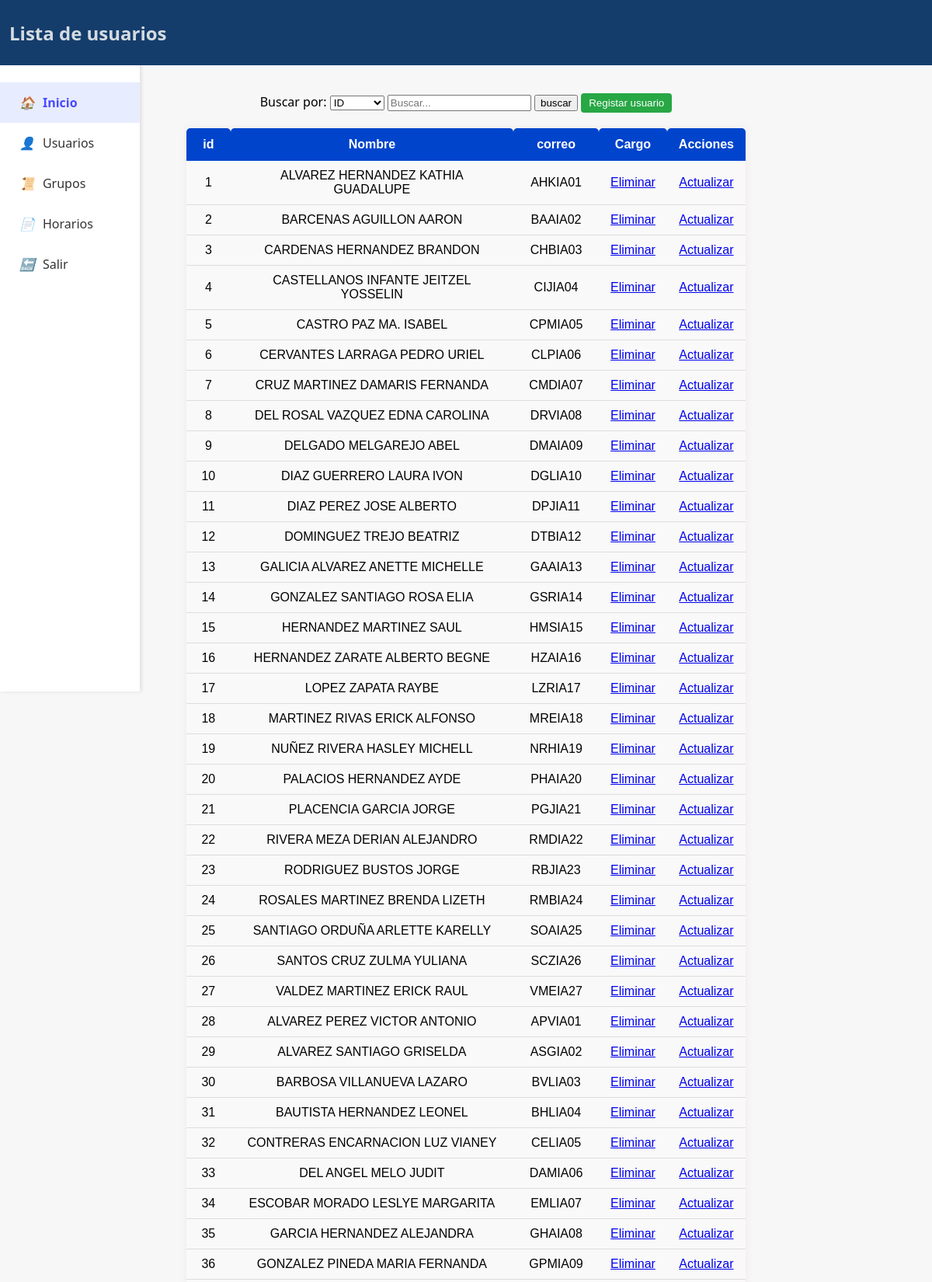
The app's page /prueba.php (upper part) with its own data.
### tables this page shows
CREATE TABLE IF NOT EXISTS `alumnos` (
  `id_alumno` int NOT NULL AUTO_INCREMENT,
  `nombre_completo` varchar(100) NOT NULL,
  `usuario` varchar(20) NOT NULL,
  `contrasena` varchar(255) NOT NULL,
  `id_grupo` int NOT NULL,
  PRIMARY KEY (`id_alumno`),
  UNIQUE KEY `usuario` (`usuario`),
  KEY `id_grupo` (`id_grupo`)
);

### prueba.php (the view, shortened to what this page needs)
<?php
include('conexion.php');
$sql="SELECT id_alumno,nombre_completo, usuario FROM alumnos";
$result=$conn->query($sql);
?>
<!DOCTYPE html>
<html lang="en">
<head>
    <link rel="stylesheet" href="tabla.css">
    <link rel="stylesheet" href="menu_adm.css">
</head>
<body>
<header>
<h2>Lista de usuarios</h2>
</header>
<aside class="sidebar">
    <ul class="menu">
    <li class="active" onclick="window.location.href='inicio_adm.php'"><i>🏠</i>Inicio</li>
      <li onclick="window.location.href='adm_usuarios.php'"><i>👤</i>Usuarios</li>
      <li onclick="window.location.href='adm_grupos.php'"><i>📜</i>Grupos</li>
      <li onclick="window.location.href='adm_horarios.php'"><i>📄</i>Horarios</li>
      <li onclick="window.location.href='index.php'"><i>🔙</i>Salir</li>
    </ul>
</aside>
<main>
<section class="secregistroG">
<form action="buscar.php" method="post">
<label for="filtro">Buscar por:</label>
<select name="filtro" id="">
    <option value="id">ID</option>
</select>
<input type="text" name="buscar" placeholder="Buscar..." required>
<input type="submit" value="buscar">
<button type="submit" onclick="window.location.href='adm_registro.php'">Registar usuario</button>
</form>
</section>
<section>
<table>
<tr>
                <th>id</th>
                <th>Nombre</th>
                <th>correo</th>
                <th>Cargo</th>
                <th colspan="2">Acciones</th>
</tr>
<?php
    if ($result->num_rows>0) {
    while($row=$result->fetch_assoc()){
        echo"<tr>
        <td>".$row['id_alumno']."</td>
        <td>".$row['nombre_completo']."</td>
        <td>".$row['usuario']."</td>
        <td><a href='eliminar.php?id=".$row['id_alumno']."'>Eliminar</a>
        <td><a href='prueba_actualizar.php?id=".$row['id_alumno']."'>Actualizar</a>
        </tr>";
        }
    }
?>
</table>
</section>
</main>
</body>
</html>

### tabla.css (style rules this page uses)
table { width: 60%; margin: 20px auto; border-collapse: collapse; font-family: Arial, sans-serif; box-shadow: 0 0 10px rgba(208, 122, 122, 0.1); }
th { background-color: #0044cc; color: white; padding: 12px 15px; text-align: center; border-radius: 5px 5px 0 0; }
td { padding: 10px 15px; text-align: center; background-color: #f9f9f9; border-bottom: 1px solid #ddd; }
button { padding: 5px 10px; background-color: #28a745; color: white; border: none; border-radius: 4px; cursor: pointer; }
main { padding-top: 50px; padding-bottom: 40px; }

### menu_adm.css (style rules this page uses)
body { margin: 0; font-family: 'Segoe UI', sans-serif; background-color: #f7f7f7; min-height: 100vh; padding-top: 70px; }
.sidebar { height: 100vh; width: 180px; background-color: #ffffff; box-shadow: 2px 0 5px rgba(0, 0, 0, 0.1); padding-top: 20px; position: fixed; }
.menu { list-style-type: none; padding: 0; }
.menu li { padding: 15px 25px; cursor: pointer; display: flex; align-items: center; color: #333; position: relative; }
.menu li i { margin-right: 10px; }
.menu li.active { background-color: #e8ecff; font-weight: bold; color: #4a4aff; }
header { position: fixed; top: 0; left: 0; width: 100%; height: 60px; display: flex; justify-content: space-between; align-items: center; padding: 12px; background-color: rgb(21, 61, 108); color: rgb(212, 219, 225); z-index: 1000; }
header h2 { align-items: center; justify-content: center; }
.secregistroG { text-align: center; }

### records on screen
alumnos: id_alumno "1", nombre_completo "ALVAREZ HERNANDEZ KATHIA GUADALUPE", usuario "AHKIA01"
alumnos: id_alumno "2", nombre_completo "BARCENAS AGUILLON AARON", usuario "BAAIA02"
alumnos: id_alumno "3", nombre_completo "CARDENAS HERNANDEZ BRANDON", usuario "CHBIA03"
alumnos: id_alumno "4", nombre_completo "CASTELLANOS INFANTE JEITZEL YOSSELIN", usuario "CIJIA04"
alumnos: id_alumno "5", nombre_completo "CASTRO PAZ MA. ISABEL", usuario "CPMIA05"
alumnos: id_alumno "6", nombre_completo "CERVANTES LARRAGA PEDRO URIEL", usuario "CLPIA06"
alumnos: id_alumno "7", nombre_completo "CRUZ MARTINEZ DAMARIS FERNANDA", usuario "CMDIA07"
alumnos: id_alumno "8", nombre_completo "DEL ROSAL VAZQUEZ EDNA CAROLINA", usuario "DRVIA08"
alumnos: id_alumno "9", nombre_completo "DELGADO MELGAREJO ABEL", usuario "DMAIA09"
alumnos: id_alumno "10", nombre_completo "DIAZ GUERRERO LAURA IVON", usuario "DGLIA10"
alumnos: id_alumno "11", nombre_completo "DIAZ PEREZ JOSE ALBERTO", usuario "DPJIA11"
alumnos: id_alumno "12", nombre_completo "DOMINGUEZ TREJO BEATRIZ", usuario "DTBIA12"
alumnos: id_alumno "13", nombre_completo "GALICIA ALVAREZ ANETTE MICHELLE", usuario "GAAIA13"
alumnos: id_alumno "14", nombre_completo "GONZALEZ SANTIAGO ROSA ELIA", usuario "GSRIA14"
alumnos: id_alumno "15", nombre_completo "HERNANDEZ MARTINEZ SAUL", usuario "HMSIA15"
alumnos: id_alumno "16", nombre_completo "HERNANDEZ ZARATE ALBERTO BEGNE", usuario "HZAIA16"
alumnos: id_alumno "17", nombre_completo "LOPEZ ZAPATA RAYBE", usuario "LZRIA17"
alumnos: id_alumno "18", nombre_completo "MARTINEZ RIVAS ERICK ALFONSO", usuario "MREIA18"
alumnos: id_alumno "19", nombre_completo "NUÑEZ RIVERA HASLEY MICHELL", usuario "NRHIA19"
alumnos: id_alumno "20", nombre_completo "PALACIOS HERNANDEZ AYDE", usuario "PHAIA20"
alumnos: id_alumno "21", nombre_completo "PLACENCIA GARCIA JORGE", usuario "PGJIA21"
alumnos: id_alumno "22", nombre_completo "RIVERA MEZA DERIAN ALEJANDRO", usuario "RMDIA22"
alumnos: id_alumno "23", nombre_completo "RODRIGUEZ BUSTOS JORGE", usuario "RBJIA23"
alumnos: id_alumno "24", nombre_completo "ROSALES MARTINEZ BRENDA LIZETH", usuario "RMBIA24"
alumnos: id_alumno "25", nombre_completo "SANTIAGO ORDUÑA ARLETTE KARELLY", usuario "SOAIA25"
alumnos: id_alumno "26", nombre_completo "SANTOS CRUZ ZULMA YULIANA", usuario "SCZIA26"
alumnos: id_alumno "27", nombre_completo "VALDEZ MARTINEZ ERICK RAUL", usuario "VMEIA27"
alumnos: id_alumno "28", nombre_completo "ALVAREZ PEREZ VICTOR ANTONIO", usuario "APVIA01"
alumnos: id_alumno "29", nombre_completo "ALVAREZ SANTIAGO GRISELDA", usuario "ASGIA02"
alumnos: id_alumno "30", nombre_completo "BARBOSA VILLANUEVA LAZARO", usuario "BVLIA03"
alumnos: id_alumno "31", nombre_completo "BAUTISTA HERNANDEZ LEONEL", usuario "BHLIA04"
alumnos: id_alumno "32", nombre_completo "CONTRERAS ENCARNACION LUZ VIANEY", usuario "CELIA05"
alumnos: id_alumno "33", nombre_completo "DEL ANGEL MELO JUDIT", usuario "DAMIA06"
alumnos: id_alumno "34", nombre_completo "ESCOBAR MORADO LESLYE MARGARITA", usuario "EMLIA07"
alumnos: id_alumno "35", nombre_completo "GARCIA HERNANDEZ ALEJANDRA", usuario "GHAIA08"
alumnos: id_alumno "36", nombre_completo "GONZALEZ PINEDA MARIA FERNANDA", usuario "GPMIA09"
